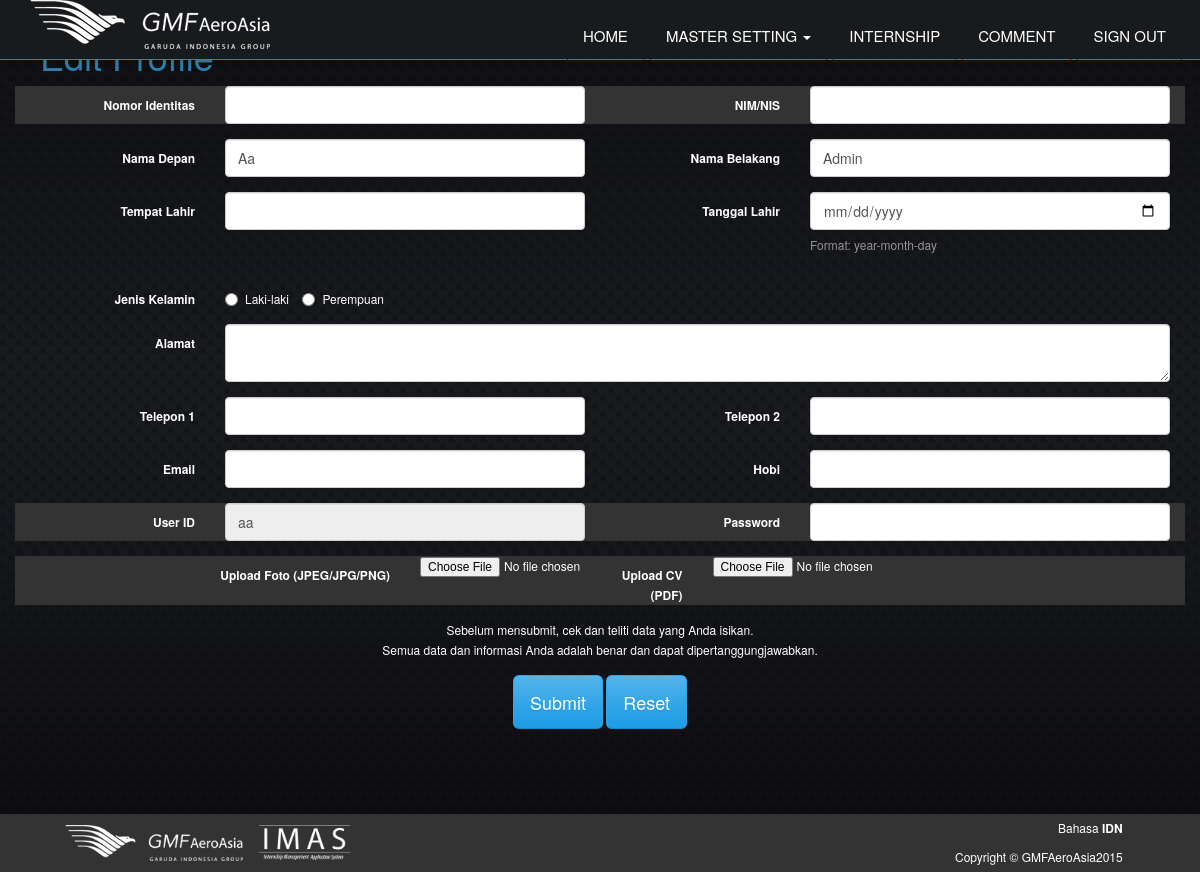
The page /inside.php?p=profil_user (signed in) on the database its author committed.
### tables this page shows
CREATE TABLE IF NOT EXISTS `user_detail` (
  `GUID` varchar(36) NOT NULL,
  `USER_ID` varchar(36) NOT NULL,
  `UNIT_ID` varchar(36) NOT NULL,
  `FIRSTNAME` varchar(30) NOT NULL,
  `LASTNAME` varchar(30) NOT NULL,
  `ID_CARD` varchar(20) NOT NULL,
  `NIM_NIS` varchar(15) NOT NULL,
  `EMAIL` varchar(128) NOT NULL,
  `PLACE_OF_BIRTH` varchar(50) NOT NULL,
  `DATE_OF_BIRTH` date NOT NULL,
  `GENDER` char(1) NOT NULL,
  `USER_ADDRESS` text NOT NULL,
  `HOBBY` varchar(160) NOT NULL,
  `PHONE1` varchar(15) NOT NULL,
  `PHONE2` varchar(15) NOT NULL,
  `CONCERN` varchar(128) NOT NULL,
  `ABOUT_ME` text NOT NULL,
  `CV` blob NOT NULL,
  `MIME_CV` varchar(255) NOT NULL,
  `PHOTO` blob NOT NULL,
  `MIME_PHOTO` varchar(255) NOT NULL,
  `DTMCRT` timestamp NOT NULL DEFAULT CURRENT_TIMESTAMP ON UPDATE CURRENT_TIMESTAMP,
  `USRCRT` varchar(30) NOT NULL,
  `DTMUPD` timestamp NOT NULL DEFAULT '0000-00-00 00:00:00',
  `USRUPD` varchar(30) NOT NULL
);

CREATE TABLE IF NOT EXISTS `user` (
  `GUID` varchar(36) NOT NULL,
  `USERNAME` varchar(30) NOT NULL,
  `PASSWORD` char(32) NOT NULL,
  `ISLOGIN` char(1) NOT NULL,
  `VERIFIED` enum('0','1') NOT NULL DEFAULT '0',
  `LASTLOGIN` datetime NOT NULL,
  `DTMCRT` datetime DEFAULT NULL,
  `DTMUPD` datetime NOT NULL,
  `USRUPD` varchar(30) NOT NULL
);

### fungsi.php (called while the page is built, shortened)
<?php
function data_user_detail_user($guid,$kolom){
	$a = mysql_query("select * from user_detail where USER_ID='$guid'");
	$b = mysql_fetch_array($a);
	return $b[$kolom];
}
?>

### inside.php (the view, shortened to what this page needs)
<!DOCTYPE html>
<html lang="en">
<head>
        <link rel="stylesheet" type="text/css" href="css/bootstrap.css" />
        <link rel="stylesheet" type="text/css" href="css/bootstrap-responsive.css" />
        <link rel="stylesheet" type="text/css" href="css/style - Copy.css" />
        <link rel="stylesheet" type="text/css" href="css/imas.css" />
        <link href="css/datatables.bootstrap.css" rel="stylesheet">
        <link rel="stylesheet" type="text/css" href="css/jquery.cslider.css" />
        <link rel="stylesheet" type="text/css" href="css/jquery.bxslider.css" />
        <link rel="stylesheet" type="text/css" href="css/animate.css" />
        <link rel="stylesheet" type="text/css" href="css/jquery-ui.css" />
</head>
<body onLoad="MM_preloadImages('images/upl-photo.png','images/upl-doc.png','images/internship_.png','images/pengajuan_.png')">
<nav class="navbar navbar-default navbar-fixed-top">
  <div class="container">
    <div class="navbar-header">
      <img src="images/logo.png" width="100%" height="100%" alt="Logo" />
    </div>
    <div id="navbar" class="navbar-collapse collapse">
      <ul class="nav navbar-nav navbar-right" id="top-navigation">
        <?php
        if(!isset($_GET['p'])){
        ?>
          <li><a href="inside.php">Home</a></li>
          <?php if($_SESSION['grup']=='ADMIN' or $_SESSION['grup']=='LCU'){ ?>
          <li><a href="#mastersetting">Master Setting</a></li>
          <li><a href="#internship">Internship</a></li>
          <?php }else{ ?>
          <li><a href="#mastersetting">Internship</a></li>
          <li><a href="#internship">History</a></li>
          <?php } ?>
          <li><a href="#comment">Comment</a></li>
          <li><a href="proses_logout.php">Sign Out</a></li>
        <?php
        }else{
        ?>
          <li><a href="inside.php">Home</a></li>
          <li class="dropdown">
            <a href="#" class="dropdown-toggle" data-toggle="dropdown" role="button" aria-haspopup="true" aria-expanded="false">Master Setting <span class="caret"></span></a>
          </li>
          <li><a href="inside.php#internship">Internship</a></li>
          <li><a href="inside.php#comment">Comment</a></li>
          <li><a href="proses_logout.php">Sign Out</a></li>
        <?php
        }
        ?>
      </ul>
    </div>
  </div>
</nav>
<?php
if(isset($_GET['p'])){
  $p = mysql_real_escape_string($_GET['p']);
?>
<div class="section third-section" id="mastersetting">
<div class="container">
<?php
  include $p.'.php';
?>
</div></div>
<?php
}else{
  include 'inside_default.php';
}
?>
<div class="footer">
            <table width="100%" height="58" border="0" cellpadding="0" cellspacing="0">
              <tr>
                <td width="220" rowspan="2"><div align="right"><img src="images/logo.png" width="178" height="36"></div></td>
                <td width="15" rowspan="2">&nbsp;</td>
                <td width="438" rowspan="2"><div align="left"><img src="images/logo IMAS_bg gelap.png" width="91" height="35"></div></td>
                <td width="344"><div align="right" style="color:#FFFFFF">Bahasa  <strong><a href="#" style="color:#FFFFFF">IDN</a></strong> </div></td>
                <td width="70" rowspan="2">&nbsp;</td>
              </tr>
              <tr>
                <td><div align="right">Copyright &copy; GMFAeroAsia2015</div>
                <div align="right"></div></td>
              </tr>
            </table>
</div>
</body>
</html>

### profil_user.php (shortened to what this page needs)
<?php
$iduser = $_SESSION['iduser'];
$iduserdetail = data_user_detail_user($iduser,'GUID');
$a = mysql_query("select * from user where GUID='$iduser'");
$b = mysql_fetch_array($a);
$q = mysql_query("select * from user_detail where GUID='$iduserdetail'");
$d = mysql_fetch_array($q);
?>
<h1>Edit Profile</h1>
<form class="form-horizontal" action="" method="post" id="myform" enctype="multipart/form-data">
  <div class="form-group" style="background:#333">
    <label class="col-sm-2 control-label">Nomor Identitas</label>
    <div class="col-sm-4">
      <input type="text" name="noid" id="inputNoid" class="form-control" value="<?=$d['ID_CARD'];?>" required="required" maxlength="25">
    </div>
    <label class="col-sm-2 control-label">NIM/NIS</label>
    <div class="col-sm-4">
      <input type="text" name="nims" id="inputNims" class="form-control" value="<?=$d['NIM_NIS'];?>" onkeypress="return isNumber(event)" required="required" maxlength="15">
    </div>
  </div>
  <div class="form-group">
    <label class="col-sm-2 control-label">Nama Depan</label>
    <div class="col-sm-4">
      <input type="text" name="namadepan" id="inputNamadepan" class="form-control" value="<?=$d['FIRSTNAME'];?>" required="required" maxlength="30">
    </div>
    <label class="col-sm-2 control-label">Nama Belakang</label>
    <div class="col-sm-4">
      <input type="text" name="namabelakang" id="inputNamabelakang" class="form-control" value="<?=$d['LASTNAME'];?>" required="required" maxlength="30">
    </div>
  </div>
  <div class="form-group">
    <label class="col-sm-2 control-label">Tempat Lahir</label>
    <div class="col-sm-4">
      <input type="text" name="tempatlahir" id="inputTempatlahir" class="form-control" value="<?=$d['PLACE_OF_BIRTH'];?>" required="required" maxlength="50">
    </div>
    <label class="col-sm-2 control-label">Tanggal Lahir</label>
    <div class="col-sm-4">
      <input type="date" name="tanggallahir" id="tgl" class="form-control" value="<?=$d['DATE_OF_BIRTH'];?>" required="required" aria-describedby="helpBlock">
      <span id="helpBlock" class="help-block">Format: year-month-day</span>
    </div>
  </div>
  <div class="form-group">
    <label class="col-sm-2 control-label">Jenis Kelamin</label>
    <div class="col-sm-10">
      <div class="radio">
        <label>
          <input type="radio" name="jk" id="inputJk" value="M"<?php if($d['GENDER']=='M'){ echo " checked";}?>>
          Laki-laki
        </label>
        <label>
          <input type="radio" name="jk" id="inputJk" value="F"<?php if($d['GENDER']=='F'){ echo " checked";}?>>
          Perempuan
        </label>
      </div>
    </div>
  </div>
  <div class="form-group">
    <label class="col-sm-2 control-label">Alamat</label>
    <div class="col-sm-10">
      <textarea class="form-control" name="alamat"><?=$d['USER_ADDRESS'];?></textarea>
    </div>
  </div>
  <div class="form-group">
    <label class="col-sm-2 control-label">Telepon 1</label>
    <div class="col-sm-4">
      <input type="tel" name="tel1" id="inputTel1" class="form-control" value="<?=$d['PHONE1'];?>" required="required" onkeypress="return isNumber(event)" maxlength="15">
    </div>
    <label class="col-sm-2 control-label">Telepon 2</label>
    <div class="col-sm-4">
      <input type="tel" name="tel2" id="inputTel2" class="form-control" value="<?=$d['PHONE2'];?>" required="required" onkeypress="return isNumber(event)" maxlength="15">
    </div>
  </div>
  <div class="form-group">
    <label class="col-sm-2 control-label">Email</label>
    <div class="col-sm-4">
      <input type="email" name="email" id="inputEmail" class="form-control" value="<?=$d['EMAIL'];?>" required="required" title="" maxlength="128">
    </div>
    <label class="col-sm-2 control-label">Hobi</label>
    <div class="col-sm-4">
      <input type="text" name="hobi" id="inputHobi" class="form-control" value="<?=$d['HOBBY'];?>" required="required" maxlength="160">
    </div>
  </div>
  <div class="form-group" style="background:#333">
    <label class="col-sm-2 control-label">User ID</label>
    <div class="col-sm-4">
      <input type="text" name="userid" id="inputUserid" class="form-control" value="<?=$b['USERNAME'];?>" readonly maxlength="30">
    </div>
    <label class="col-sm-2 control-label">Password</label>
    <div class="col-sm-4">
      <input type="password" name="pw" id="password" class="form-control">
    </div>
  </div>
  <div class="form-group" style="background:#333">
    <label class="col-sm-4 control-label">Upload Foto (JPEG/JPG/PNG)</label>
    <div class="col-sm-2">
      <input type="file" name="foto" >
    </div>
    <label class="col-sm-1 control-label">Upload CV (PDF)</label>
    <div class="col-sm-2">
      <input type="file" name="cv" >
    </div>
  </div>
  <div class="form-group">
    <div class="col-sm-12 text-center">
      Sebelum mensubmit, cek dan teliti data yang Anda isikan.<br>
      Semua data dan informasi Anda adalah benar dan dapat dipertanggungjawabkan.
    </div>
  </div>
  <div class="form-group">
    <div class="col-sm-12 text-center">
      <button type="submit" id="submit" class="btn btn-primary btn-lg">Submit</button>
      <button type="reset" class="btn btn-primary btn-lg">Reset</button>
    </div>
  </div>
</form>

### css/style - Copy.css (style rules this page uses)
body { color: #fff; line-height:1.2em; font-size:12px; line-height:20px; background-color: #FFFFFF; background: #FFFFFF; }
a { color:#065671; text-decoration: none; }
h1, h2, h3, h4, h5, h6 { font-weight: normal; }
h1 { margin: 10px; }
.navbar { background: #181A1C; margin-bottom:0; min-height:70px; }
.navbar-fixed-top { min-height:60px; height:60px; padding-top:0; }
.navbar .nav > li > a { text-transform:uppercase; line-height: auto; vertical-align: middle; margin:10px 3px; -webkit-box-shadow: none; -moz-box-shadow: none; border: 1px solid #181A1C; box-shadow: none; font-size:15px; text-shadow: none; color: #fff; transition: border-color 1s ease; }
.section { padding-bottom: 50px; }
.section .container { padding-top:50px; }
.third-section { padding-bottom: 70px; background: #181A1C url(../images/brand-bg.png) repeat center; border-top:6px solid #33c6f4; }
.third-section .container { padding-top:20px; position:relative; }
.footer { background: #333333; text-align: center; }

### rows shown on the page
user_detail: namadepan "Aa", namabelakang "Admin", GENDER "☐ Laki-laki", GENDER "☐ Perempuan"
user: userid "aa"
